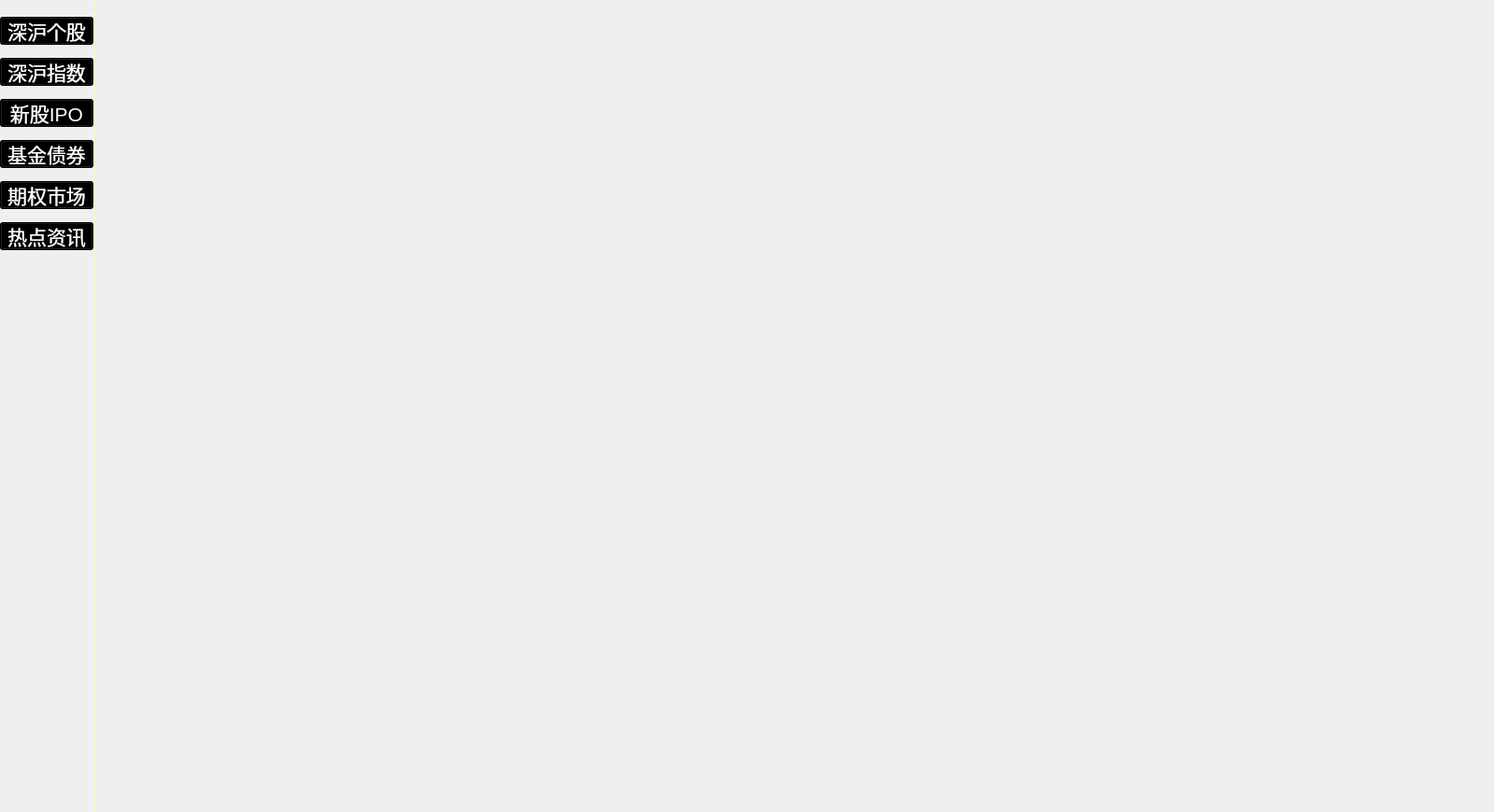
<?xml version="1.0" encoding="UTF-8"?>
<ui version="4.0">
 <class>MarketInfoWindow</class>
 <widget class="QWidget" name="MarketInfoWindow">
  <property name="geometry">
   <rect>
    <x>0</x>
    <y>0</y>
    <width>1600</width>
    <height>870</height>
   </rect>
  </property>
  <property name="minimumSize">
   <size>
    <width>1600</width>
    <height>870</height>
   </size>
  </property>
  <property name="maximumSize">
   <size>
    <width>1600</width>
    <height>870</height>
   </size>
  </property>
  <property name="windowTitle">
   <string>Form</string>
  </property>
  <widget class="QWidget" name="verticalLayoutWidget">
   <property name="geometry">
    <rect>
     <x>0</x>
     <y>10</y>
     <width>102</width>
     <height>271</height>
    </rect>
   </property>
   <layout class="QVBoxLayout" name="verticalLayout">
    <item>
     <widget class="QPushButton" name="ShenhuStockButton">
      <property name="minimumSize">
       <size>
        <width>100</width>
        <height>30</height>
       </size>
      </property>
      <property name="maximumSize">
       <size>
        <width>100</width>
        <height>30</height>
       </size>
      </property>
      <property name="font">
       <font>
        <pointsize>16</pointsize>
       </font>
      </property>
      <property name="styleSheet">
       <string notr="true">QPushButton{
background-color: rgb(0, 0, 0);
color: rgb(255, 255, 255);
}
QPushButton:hover{
background-color: rgb(180, 30, 0);
color: rgb(255, 255, 0);
}
QPushButton:pressed{
background-color: rgb(60, 60, 60);
color: rgb(0, 0, 255);
}</string>
      </property>
      <property name="text">
       <string>深沪个股</string>
      </property>
     </widget>
    </item>
    <item>
     <widget class="QPushButton" name="ShenhuExponentButton">
      <property name="minimumSize">
       <size>
        <width>100</width>
        <height>30</height>
       </size>
      </property>
      <property name="maximumSize">
       <size>
        <width>100</width>
        <height>30</height>
       </size>
      </property>
      <property name="font">
       <font>
        <pointsize>16</pointsize>
       </font>
      </property>
      <property name="styleSheet">
       <string notr="true">QPushButton{
background-color: rgb(0, 0, 0);
color: rgb(255, 255, 255);
}
QPushButton:hover{
background-color: rgb(180, 30, 0);
color: rgb(255, 255, 0);
}
QPushButton:pressed{
background-color: rgb(60, 60, 60);
color: rgb(0, 0, 255);
}</string>
      </property>
      <property name="text">
       <string>深沪指数</string>
      </property>
     </widget>
    </item>
    <item>
     <widget class="QPushButton" name="NewStockIPOButton">
      <property name="minimumSize">
       <size>
        <width>100</width>
        <height>30</height>
       </size>
      </property>
      <property name="maximumSize">
       <size>
        <width>100</width>
        <height>30</height>
       </size>
      </property>
      <property name="font">
       <font>
        <pointsize>16</pointsize>
       </font>
      </property>
      <property name="styleSheet">
       <string notr="true">QPushButton{
background-color: rgb(0, 0, 0);
color: rgb(255, 255, 255);
}
QPushButton:hover{
background-color: rgb(180, 30, 0);
color: rgb(255, 255, 0);
}
QPushButton:pressed{
background-color: rgb(60, 60, 60);
color: rgb(0, 0, 255);
}</string>
      </property>
      <property name="text">
       <string>新股IPO</string>
      </property>
     </widget>
    </item>
    <item>
     <widget class="QPushButton" name="FundBondsButton">
      <property name="minimumSize">
       <size>
        <width>100</width>
        <height>30</height>
       </size>
      </property>
      <property name="maximumSize">
       <size>
        <width>100</width>
        <height>30</height>
       </size>
      </property>
      <property name="font">
       <font>
        <pointsize>16</pointsize>
       </font>
      </property>
      <property name="styleSheet">
       <string notr="true">QPushButton{
background-color: rgb(0, 0, 0);
color: rgb(255, 255, 255);
}
QPushButton:hover{
background-color: rgb(180, 30, 0);
color: rgb(255, 255, 0);
}
QPushButton:pressed{
background-color: rgb(60, 60, 60);
color: rgb(0, 0, 255);
}</string>
      </property>
      <property name="text">
       <string>基金债券</string>
      </property>
     </widget>
    </item>
    <item>
     <widget class="QPushButton" name="OptionsMarketButton">
      <property name="minimumSize">
       <size>
        <width>100</width>
        <height>30</height>
       </size>
      </property>
      <property name="maximumSize">
       <size>
        <width>100</width>
        <height>30</height>
       </size>
      </property>
      <property name="font">
       <font>
        <pointsize>16</pointsize>
       </font>
      </property>
      <property name="styleSheet">
       <string notr="true">QPushButton{
background-color: rgb(0, 0, 0);
color: rgb(255, 255, 255);
}
QPushButton:hover{
background-color: rgb(180, 30, 0);
color: rgb(255, 255, 0);
}
QPushButton:pressed{
background-color: rgb(60, 60, 60);
color: rgb(0, 0, 255);
}</string>
      </property>
      <property name="text">
       <string>期权市场</string>
      </property>
     </widget>
    </item>
    <item>
     <widget class="QPushButton" name="HotInfoButton">
      <property name="minimumSize">
       <size>
        <width>100</width>
        <height>30</height>
       </size>
      </property>
      <property name="maximumSize">
       <size>
        <width>100</width>
        <height>30</height>
       </size>
      </property>
      <property name="font">
       <font>
        <pointsize>16</pointsize>
       </font>
      </property>
      <property name="styleSheet">
       <string notr="true">QPushButton{
background-color: rgb(0, 0, 0);
color: rgb(255, 255, 255);
}
QPushButton:hover{
background-color: rgb(180, 30, 0);
color: rgb(255, 255, 0);
}
QPushButton:pressed{
background-color: rgb(60, 60, 60);
color: rgb(0, 0, 255);
}</string>
      </property>
      <property name="text">
       <string>热点资讯</string>
      </property>
     </widget>
    </item>
   </layout>
  </widget>
  <widget class="QLabel" name="LeftLine">
   <property name="geometry">
    <rect>
     <x>100</x>
     <y>0</y>
     <width>1</width>
     <height>870</height>
    </rect>
   </property>
   <property name="styleSheet">
    <string notr="true">background-color: rgb(255, 255, 127);</string>
   </property>
   <property name="text">
    <string/>
   </property>
  </widget>
  <widget class="QWidget" name="ContentWidget" native="true">
   <property name="geometry">
    <rect>
     <x>100</x>
     <y>0</y>
     <width>1500</width>
     <height>870</height>
    </rect>
   </property>
   <property name="minimumSize">
    <size>
     <width>1500</width>
     <height>870</height>
    </size>
   </property>
   <property name="maximumSize">
    <size>
     <width>1500</width>
     <height>870</height>
    </size>
   </property>
  </widget>
  <zorder>verticalLayoutWidget</zorder>
  <zorder>ContentWidget</zorder>
  <zorder>LeftLine</zorder>
 </widget>
 <resources/>
 <connections/>
</ui>
